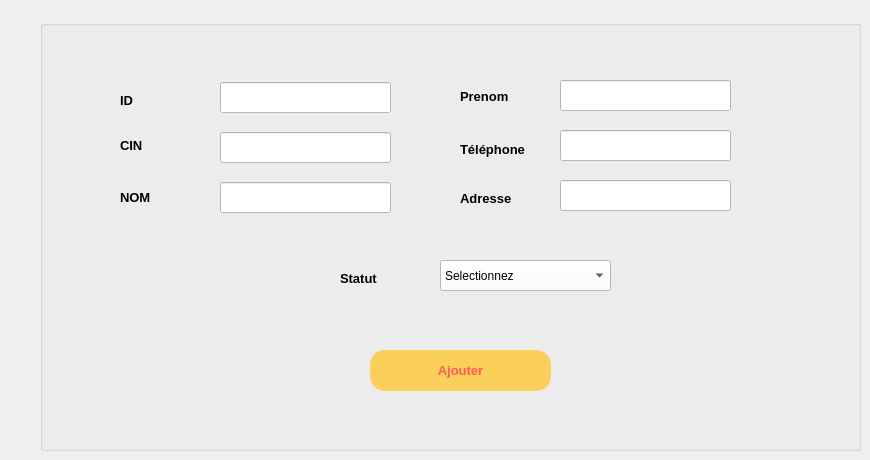
      <widget class="QWidget" name="tab_15">
       <attribute name="title">
        <string>ajouter</string>
       </attribute>
       <widget class="QGroupBox" name="groupBox_3">
        <property name="geometry">
         <rect>
          <x>40</x>
          <y>20</y>
          <width>821</width>
          <height>431</height>
         </rect>
        </property>
        <property name="title">
         <string/>
        </property>
        <widget class="QPushButton" name="pushButton_5">
         <property name="geometry">
          <rect>
           <x>330</x>
           <y>330</y>
           <width>181</width>
           <height>41</height>
          </rect>
         </property>
         <property name="font">
          <font>
           <pointsize>10</pointsize>
           <weight>75</weight>
           <bold>true</bold>
          </font>
         </property>
         <property name="styleSheet">
          <string notr="true">QPushButton{
border-radius:15px;
	background:#FACF5A;
	color:#FF5959;
	font-weight : bold;
}
QPushButton:hover
{
		background:#FF5959;
		color:#FACF5A;
		font-weight: bold;
}
</string>
         </property>
         <property name="text">
          <string>Ajouter</string>
         </property>
        </widget>
        <widget class="QLabel" name="label_74">
         <property name="geometry">
          <rect>
           <x>80</x>
           <y>170</y>
           <width>47</width>
           <height>14</height>
          </rect>
         </property>
         <property name="font">
          <font>
           <pointsize>10</pointsize>
           <weight>75</weight>
           <bold>true</bold>
          </font>
         </property>
         <property name="text">
          <string>NOM</string>
         </property>
        </widget>
        <widget class="QLabel" name="label_75">
         <property name="geometry">
          <rect>
           <x>420</x>
           <y>68</y>
           <width>81</width>
           <height>16</height>
          </rect>
         </property>
         <property name="font">
          <font>
           <pointsize>10</pointsize>
           <weight>75</weight>
           <bold>true</bold>
          </font>
         </property>
         <property name="text">
          <string>Prenom</string>
         </property>
        </widget>
        <widget class="QLabel" name="label_76">
         <property name="geometry">
          <rect>
           <x>80</x>
           <y>118</y>
           <width>47</width>
           <height>14</height>
          </rect>
         </property>
         <property name="font">
          <font>
           <pointsize>10</pointsize>
           <weight>75</weight>
           <bold>true</bold>
          </font>
         </property>
         <property name="text">
          <string>CIN</string>
         </property>
        </widget>
        <widget class="QLabel" name="label_77">
         <property name="geometry">
          <rect>
           <x>420</x>
           <y>121</y>
           <width>101</width>
           <height>16</height>
          </rect>
         </property>
         <property name="font">
          <font>
           <pointsize>10</pointsize>
           <weight>75</weight>
           <bold>true</bold>
          </font>
         </property>
         <property name="text">
          <string>Téléphone</string>
         </property>
        </widget>
        <widget class="QLabel" name="label_78">
         <property name="geometry">
          <rect>
           <x>420</x>
           <y>170</y>
           <width>81</width>
           <height>16</height>
          </rect>
         </property>
         <property name="font">
          <font>
           <pointsize>10</pointsize>
           <weight>75</weight>
           <bold>true</bold>
          </font>
         </property>
         <property name="text">
          <string>Adresse</string>
         </property>
        </widget>
        <widget class="QLabel" name="label_79">
         <property name="geometry">
          <rect>
           <x>300</x>
           <y>250</y>
           <width>81</width>
           <height>16</height>
          </rect>
         </property>
         <property name="font">
          <font>
           <pointsize>10</pointsize>
           <weight>75</weight>
           <bold>true</bold>
          </font>
         </property>
         <property name="text">
          <string>Statut</string>
         </property>
        </widget>
        <widget class="QLineEdit" name="PRENOM">
         <property name="geometry">
          <rect>
           <x>520</x>
           <y>60</y>
           <width>171</width>
           <height>31</height>
          </rect>
         </property>
         <property name="styleSheet">
          <string notr="true">background : white;</string>
         </property>
        </widget>
        <widget class="QLineEdit" name="CIN">
         <property name="geometry">
          <rect>
           <x>180</x>
           <y>112</y>
           <width>171</width>
           <height>31</height>
          </rect>
         </property>
         <property name="styleSheet">
          <string notr="true">background : white;
broder : none;</string>
         </property>
        </widget>
        <widget class="QLineEdit" name="TEL">
         <property name="geometry">
          <rect>
           <x>520</x>
           <y>110</y>
           <width>171</width>
           <height>31</height>
          </rect>
         </property>
         <property name="styleSheet">
          <string notr="true">background : white;</string>
         </property>
        </widget>
        <widget class="QLineEdit" name="ADRESSE">
         <property name="geometry">
          <rect>
           <x>520</x>
           <y>160</y>
           <width>171</width>
           <height>31</height>
          </rect>
         </property>
         <property name="styleSheet">
          <string notr="true">background : white;</string>
         </property>
        </widget>
        <widget class="QComboBox" name="comboBox_4">
         <property name="geometry">
          <rect>
           <x>400</x>
           <y>240</y>
           <width>171</width>
           <height>31</height>
          </rect>
         </property>
         <property name="styleSheet">
          <string notr="true">background : white;</string>
         </property>
         <item>
          <property name="text">
           <string>Selectionnez</string>
          </property>
         </item>
         <item>
          <property name="text">
           <string>Single</string>
          </property>
         </item>
         <item>
          <property name="text">
           <string>Sous societe</string>
          </property>
         </item>
        </widget>
        <widget class="QLineEdit" name="ID_2">
         <property name="geometry">
          <rect>
           <x>180</x>
           <y>62</y>
           <width>171</width>
           <height>31</height>
          </rect>
         </property>
         <property name="styleSheet">
          <string notr="true">background : white;</string>
         </property>
        </widget>
        <widget class="QLabel" name="label_80">
         <property name="geometry">
          <rect>
           <x>80</x>
           <y>73</y>
           <width>47</width>
           <height>14</height>
          </rect>
         </property>
         <property name="font">
          <font>
           <pointsize>10</pointsize>
           <weight>75</weight>
           <bold>true</bold>
          </font>
         </property>
         <property name="text">
          <string>ID</string>
         </property>
        </widget>
       </widget>
       <widget class="QLineEdit" name="NAME">
        <property name="geometry">
         <rect>
          <x>220</x>
          <y>182</y>
          <width>171</width>
          <height>31</height>
         </rect>
        </property>
        <property name="styleSheet">
         <string notr="true">background : white;</string>
        </property>
       </widget>
      </widget>
